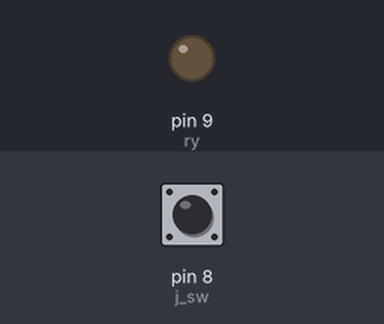
Bench run of a sketch on a simulated Arduino Uno, built with avr-gcc and run on an emulated ATmega328P. Parts: output pins drawn as LEDs (lit = HIGH). Inputs (shaded band) come from the test bench; at power-on: pin 8 (j_sw) HIGH.

Above: at 1.2 s.
1.3 s: pin 8 (j_sw) pulled LOW for 0.15 s
At 1.37 s:
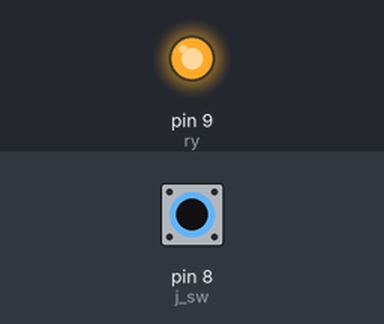
2.9 s: pin 8 (j_sw) pulled LOW for 3.2 s
At 7.3 s:
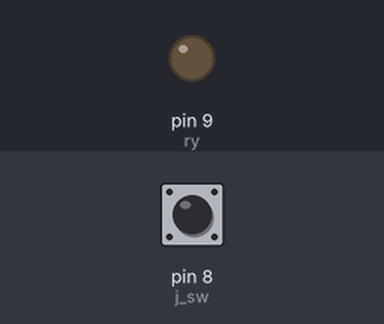
Timing chart, 0 to 8.8 s (numbered marks = the images above; inputs shaded):
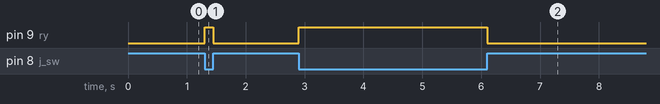

The sketch:

13_joystick.ino
```cpp
#define jx    A0
#define jy    A1
#define j_sw  8
#define ry    9

int ad_buf;


void setup() {
  // put your setup code here, to run once:
  pinMode(j_sw, INPUT_PULLUP);
  pinMode(ry, OUTPUT);
  Serial.begin(9600);
}

void loop() {
  if(digitalRead(j_sw) == 0) digitalWrite(ry, 1);
  else digitalWrite(ry, 0);
  // put your main code here, to run repeatedly:

}
```

Measured:
- after the input at 1.3 s, pin 9 (ry): LOW → HIGH at once, → LOW 0.15 s later
- after the input at 2.9 s, pin 9 (ry): LOW → HIGH at once, → LOW 3.2 s later
